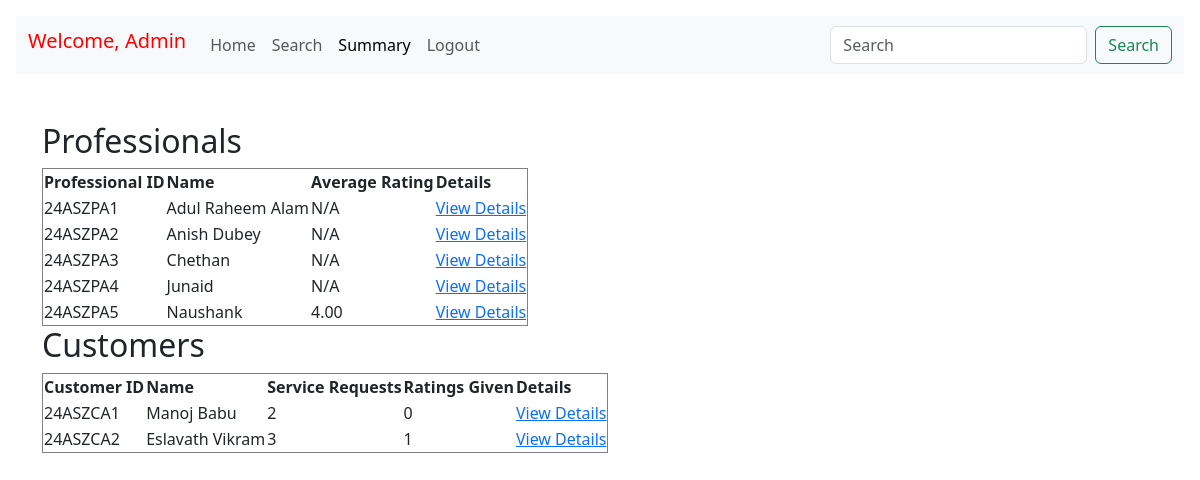
The page /admin/summary on the database as committed earlier.
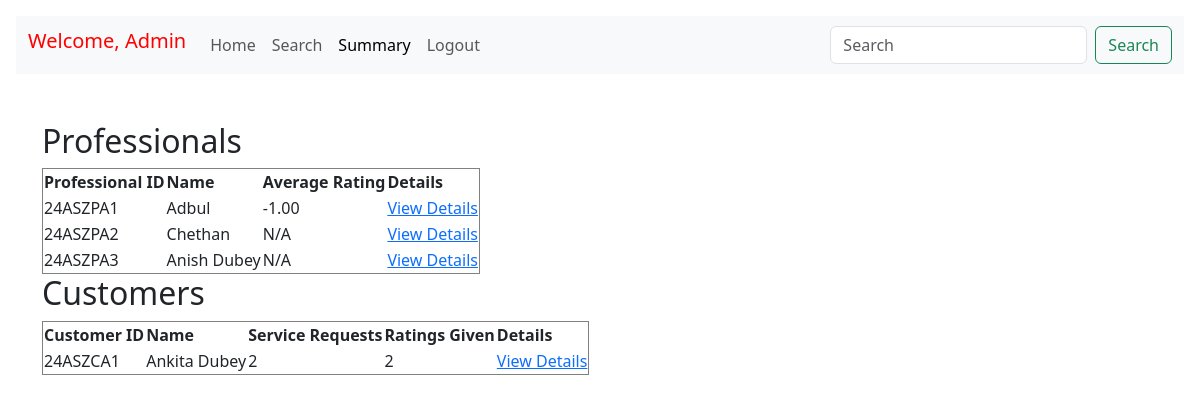
The same page on the database as committed later.
### models.py (models this page shows, shortened)
class Professional(db.Model):
    __tablename__ = 'Professional'
    professional_id = db.Column(db.String(50),db.ForeignKey('Credential.user_id'), primary_key=True, )
    username=db.Column(db.String(50), nullable=False)
    full_name = db.Column(db.String(50), nullable=False)
    experience = db.Column(db.String(50), nullable=False)
    contact_number = db.Column(db.String(15), nullable=True)
    service_name = db.Column(db.String(100), nullable=False)
    service_id=db.Column(db.String(50),nullable=False)
    document = db.Column(db.Text, nullable=False)
    address = db.Column(db.String(200), nullable=False)
    pin = db.Column(db.Integer(), nullable=False)
    status = db.Column(db.String(10), default='active')
    registration_date = db.Column(db.DateTime, default=datetime.utcnow)
    services_booked = db.relationship('ServiceBooked', backref='professional', lazy=True)

class Customer(db.Model):
    __tablename__ = 'Customer'
    customer_id = db.Column(db.String(50),  db.ForeignKey('Credential.user_id'),primary_key=True)
    username=db.Column(db.String(50), nullable=False)
    full_name = db.Column(db.String(50), nullable=False)
    address = db.Column(db.String(200), nullable=False)
    contact = db.Column(db.String(15), nullable=True)
    pin = db.Column(db.Integer(), nullable=False)
    status = db.Column(db.String(10), default='active')
    registration_date = db.Column(db.DateTime, default=datetime.utcnow)
    requests = db.relationship('ServiceBooked', backref='customer', lazy=True)

### routes.py (the view)
@app.route("/admin/summary")
def admin_summary():
    professional_ratings = db.session.query(
        Professional.professional_id.label("professional_id"),
        Professional.full_name.label("professional_name"),
        db.func.avg(
            case(
                (ServiceBooked.rating_by_user.isnot(None), ServiceBooked.rating_by_user),
                else_=None  # Exclude null ratings
            )
        ).label("average_rating"),
        db.func.count(ServiceBooked.rating_by_user).label("rating_count")  # Count valid ratings
    ).join(ServiceBooked, Professional.professional_id == ServiceBooked.professional_id, isouter=True) \
     .group_by(Professional.professional_id, Professional.full_name).all()
    customer_summary = db.session.query(
        Customer.customer_id.label("customer_id"),
        Customer.full_name.label("customer_name"),
        db.func.count(ServiceBooked.booking_id).label("service_requests_count"),  # Count service requests
        db.func.count(
            case(
                (ServiceBooked.rating_by_user.isnot(None), ServiceBooked.rating_by_user),
                else_=None  # Count only valid ratings
            )
        ).label("ratings_given")  # Count ratings given by customer
    ).join(ServiceBooked, Customer.customer_id == ServiceBooked.customer_id, isouter=True) \
     .group_by(Customer.customer_id, Customer.full_name).all()
    return render_template(
        "Admin/Summary.html",
        professional_ratings=professional_ratings,
        customer_summary=customer_summary
    )

### templates/Admin/Summary.html (shortened to what this page needs)
<!doctype html>
<html lang="en">
  <head>
    <link href="https://cdn.jsdelivr.net/npm/bootstrap@5.3.3/dist/css/bootstrap.min.css" rel="stylesheet">
    <link href="https://getbootstrap.com/docs/5.3/assets/css/docs.css" rel="stylesheet">
  </head>
  <body class="p-3 m-0 border-0 bd-example m-0 border-0">
    <nav class="navbar navbar-expand-lg bg-body-tertiary" style="background-color:#0d76ff;text-align: center;">
      <div class="container-fluid">
        <h1 class="navbar-brand" style="color:rgb(255, 0, 0);">Welcome, Admin</h1>
        <div class="collapse navbar-collapse" id="navbarSupportedContent" >
          <ul class="navbar-nav me-auto mb-2 mb-lg-0" >
            <li class="nav-item">
              <a class="nav-link" href="{{url_for('admin_home')}}">Home</a>
            </li>
            <li class="nav-item">
              <a class="nav-link" href="{{url_for('admin_search')}}">Search</a>
            </li>
            <li class="nav-item">
              <a class="nav-link active" aria-current="page" href="#">Summary</a>
            </li>
            <li class="nav-item">
              <a class="nav-link" href="{{url_for('login')}}">Logout</a>
            </li>
          </ul>
          <form class="d-flex" role="search">
            <input class="form-control me-2" type="search" placeholder="Search" aria-label="Search">
            <button class="btn btn-outline-success" type="submit">Search</button>
          </form>
        </div>
      </div>
    </nav>
      <div class="container mt-5">
        <body>
          <h2>Professionals</h2>
          <table border="1">
              <thead>
                  <tr>
                      <th>Professional ID</th>
                      <th>Name</th>
                      <th>Average Rating</th>
                      <th>Details</th>
                  </tr>
              </thead>
              <tbody>
                  {% for pro in professional_ratings %}
                  <tr>
                      <td>{{ pro.professional_id }}</td>
                      <td>{{ pro.professional_name }}</td>
                      <td>{{ "%.2f" % pro.average_rating if pro.average_rating else "N/A" }}</td>
                      <td>
                          <a href="{{ url_for('professional_details', professional_id=pro.professional_id) }}">
                              View Details
                          </a>
                      </td>
                  </tr>
                  {% endfor %}
              </tbody>
          </table>
          <h2>Customers</h2>
          <table border="1">
              <thead>
                  <tr>
                      <th>Customer ID</th>
                      <th>Name</th>
                      <th>Service Requests</th>
                      <th>Ratings Given</th>
                      <th>Details</th>
                  </tr>
              </thead>
              <tbody>
                  {% for cust in customer_summary %}
                  <tr>
                      <td>{{ cust.customer_id }}</td>
                      <td>{{ cust.customer_name }}</td>
                      <td>{{ cust.service_requests_count }}</td>
                      <td>{{ cust.ratings_given }}</td>
                      <td>
                          <a href="{{ url_for('customer_details', customer_id=cust.customer_id) }}">
                              View Details
                          </a>
                      </td>
                  </tr>
                  {% endfor %}
              </tbody>
          </table>
        </div>
  </body>
</html>

Rows that differ between the two databases and show on the page:
removed Professional: professional_id "24ASZPA4", professional_name "Junaid", average_rating "N/A"
removed Professional: professional_id "24ASZPA5", professional_name "Naushank", average_rating "4.00"
removed Customer: customer_id "24ASZCA2", customer_name "Eslavath Vikram", service_requests_count "3", ratings_given "1"
changed Professional "24ASZPA1": professional_name "Adul Raheem Alam" → "Adbul"; average_rating "N/A" → "-1.00"
changed Professional "24ASZPA2": professional_name "Anish Dubey" → "Chethan"
changed Professional "24ASZPA3": professional_name "Chethan" → "Anish Dubey"
changed Customer "24ASZCA1": customer_name "Manoj Babu" → "Ankita Dubey"; ratings_given "0" → "2"
